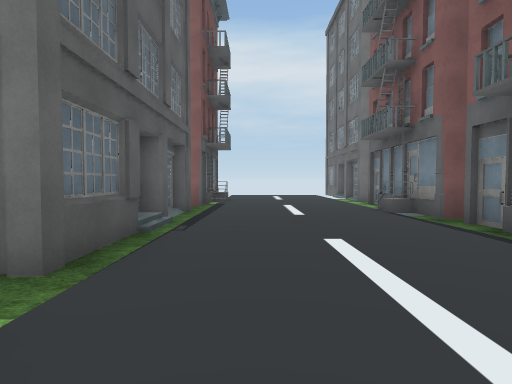
view 1 (above)

17 first-person views from a walk through a 3-D level made in the Unity game engine. The camera is 1.3 m above the floor, tilts 2° down and sees 80° across. The floor is counted in squares, 2 m on a side. Each view is taken from the middle of a square. On the plan, view 1 faces up. The plan holds only what a view shows up to about 10 squares ahead; the rest is blank. The place goes on beyond the plan. Some surface patterns are stand-ins.

view 2
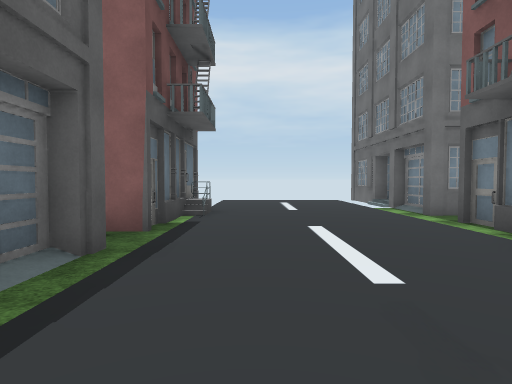

view 3
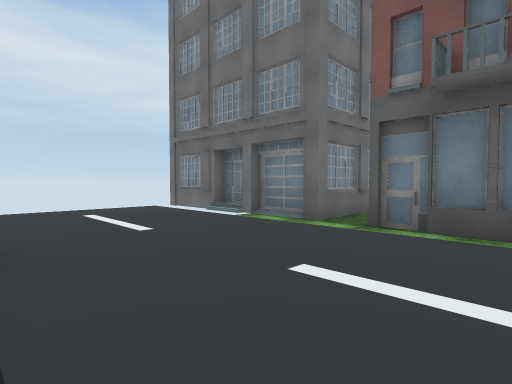

view 4
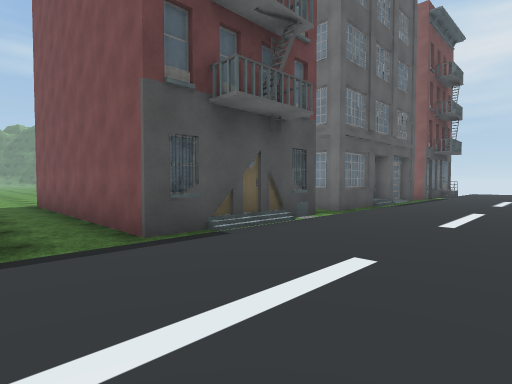

view 5
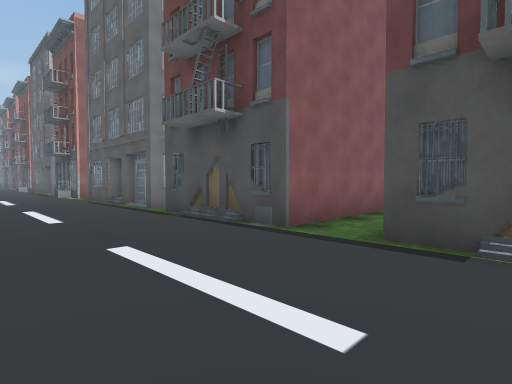

view 6
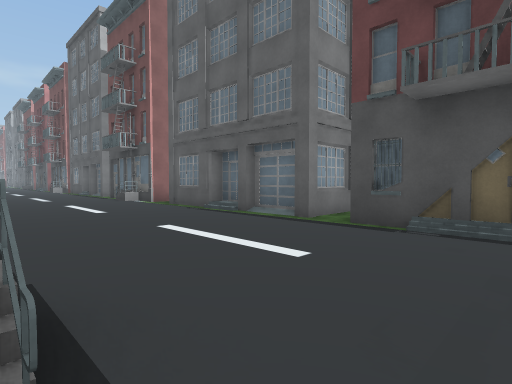

view 7
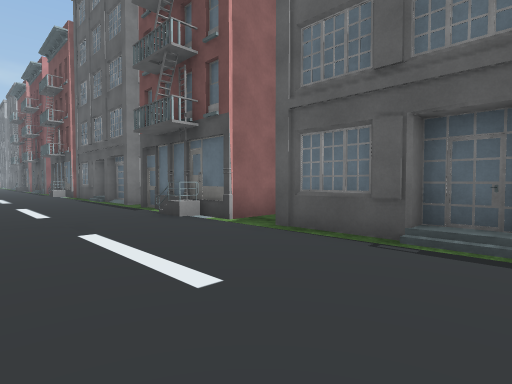

view 8
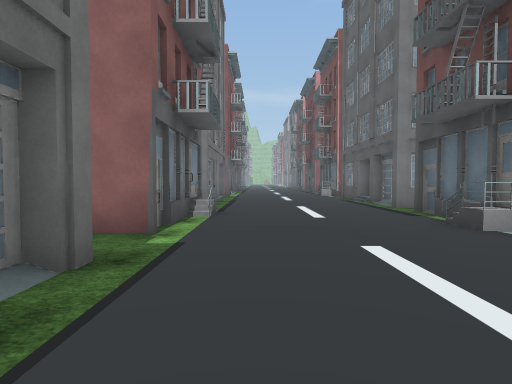

view 9
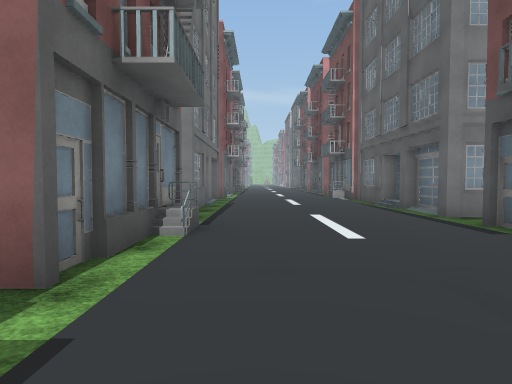

view 10
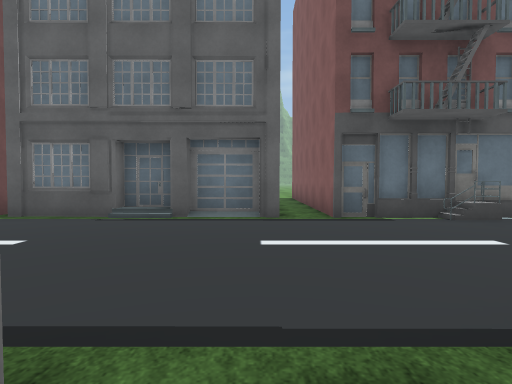

view 11
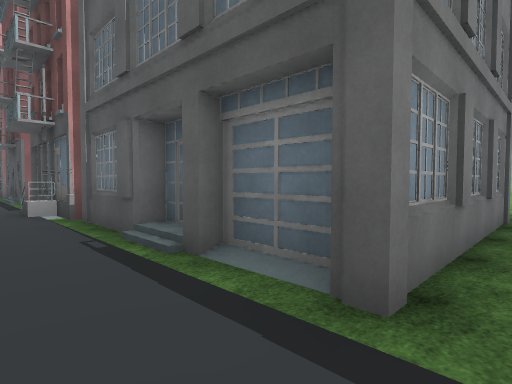

view 12
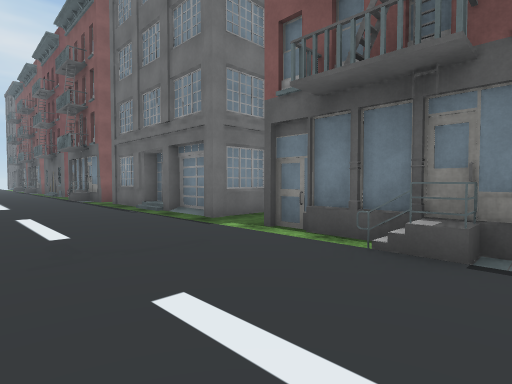

view 13
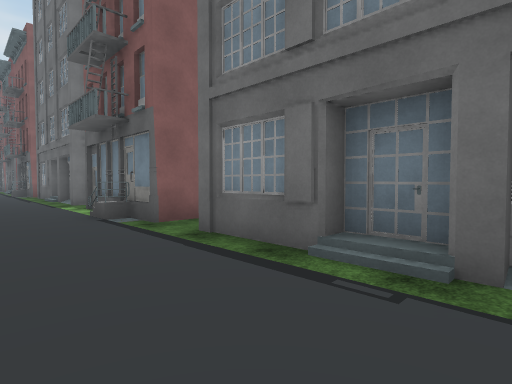

view 14
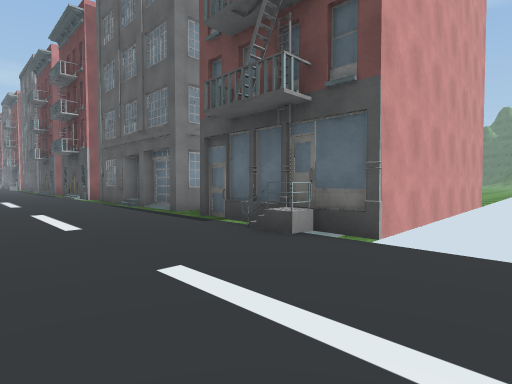

view 15
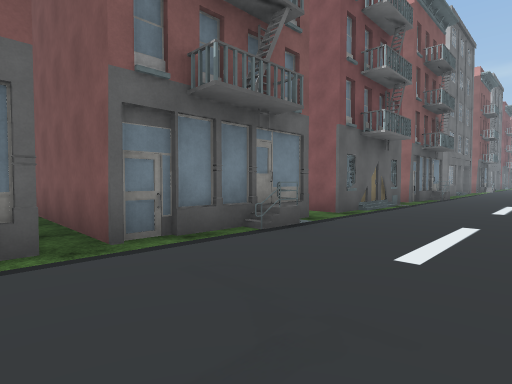

view 16
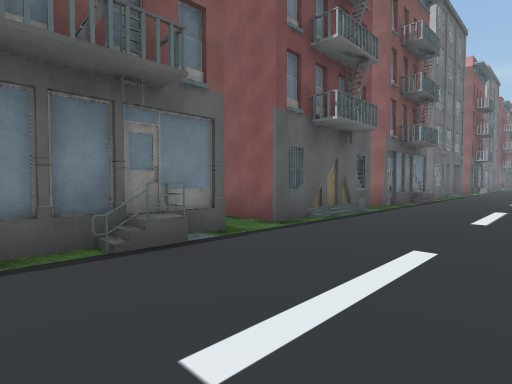

view 17
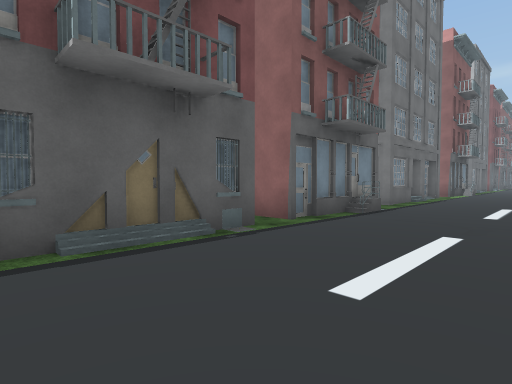

### Floor plan
Key: @ floor where view 1 was taken; # wall or solid block; . floor; B building.
Columns run from 10 left of view 1 to 10 right of it. Each row starts with its distance up from view 1.
 13          ....BB
 12   BBBBBBB....BB
 11         #.....#
 10         #B....##
  9         ##....#
  8         #.....#
  7         #....B#
  6         #.....#
  5         #.....#
  4         #.....#
  3         B....B#
  2         #.....#
  1         #......
  0         #.@...##
 -1         #.....#     B
 -2 ..#######.....      B
 -3 .............B
 -4      ####.....#
 -5         #.....#
 -6         #....B
 -7         #.....
 -8         #.....
 -9         #.....#
-10         #.....#
-11         #.....#
-12         B.....#
-13         #.....##
-14        ##......
-15         #B....#
-16         #B....#
-17         ##...B#
-18     ..........#
-19     #####......
-20         #.....#
-21         #.....#
-22         #.....#
-23         B.....#

Where each view was taken, in squares from view 1:
view 1: 0 up, 0 right, facing up
view 2: 4 up, 0 right, facing up
view 3: 7 up, 1 left, facing up-right
view 4: 4 down, 2 right, facing up-left
view 5: 1 down, 2 right, facing down-left
view 6: 5 down, 3 right, facing down-left
view 7: 10 down, 2 right, facing down-left
view 8: 11 down, 2 right, facing down
view 9: 13 down, 2 right, facing down
view 10: 19 down, 4 right, facing left
view 11: 18 down, 0 right, facing down-left
view 12: 18 down, 0 right, facing up-right
view 13: 23 down, 1 right, facing up-right
view 14: 13 up, 2 right, facing down-left
view 15: 6 up, 0 right, facing down-right
view 16: 4 up, 0 right, facing down-right
view 17: 0 up, 0 right, facing down-right
